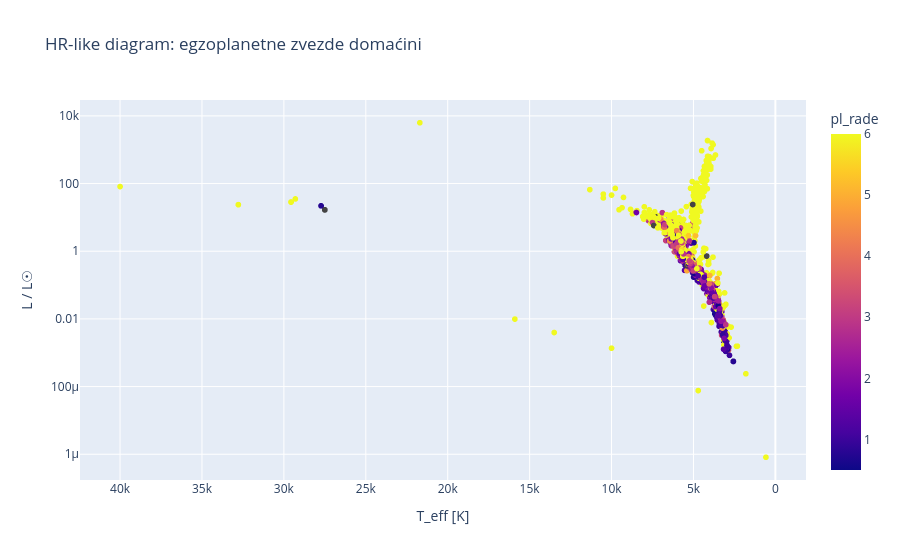

Notebook code cell kept with this figure:
### Code cell
df=raw.copy()
for col in COLUMNS:
    if col not in ('pl_name','hostname','discoverymethod'):
        df[col]=pd.to_numeric(df[col],errors='coerce')
df['lum_sb']=df['st_rad']**2*(df['st_teff']/5772.)**4
df['lum_archive']=10**df['st_lum']
mask=(df['lum_sb']>0)&np.isfinite(df['lum_sb'])
fig=px.scatter(df[mask], x='st_teff',y='lum_sb',color='pl_rade',
               hover_name='pl_name',log_y=True,range_color=[0.5,6],
               labels={'st_teff':'T_eff [K]','lum_sb':'L / L☉'},title='HR-like diagram: egzoplanetne zvezde domaćini')
fig.update_xaxes(autorange='reversed');fig.show()
valid=df[['lum_sb','lum_archive']].dropna().query('lum_sb>0 and lum_archive>0')
print('Median log10 luminosity discrepancy:',np.median(np.abs(np.log10(valid.lum_sb/valid.lum_archive))) if len(valid) else 'not available')

### Figure 1 — Plotly figure (JSON) as saved in the notebook; plotly's stock layout.template omitted (floating-point values rounded to 4 significant figures; data arrays with more than 128 entries replaced by an {"elided": "..."} marker saying what was removed)
{"data": [{"hovertemplate": "<b>%{hovertext}</b><br><br>T_eff [K]=%{x}<br>L / L☉=%{y}<br>pl_rade=%{marker.color}<extra></extra>", "hovertext": {"elided": "6116 str values"}, "legendgroup": "", "marker": {"color": {"elided": "6116 float values"}, "coloraxis": "coloraxis", "symbol": "circle"}, "mode": "markers", "name": "", "showlegend": false, "type": "scattergl", "x": {"elided": "6116 float values"}, "xaxis": "x", "y": {"elided": "6116 float values"}, "yaxis": "y"}], "layout": {"coloraxis": {"cmax": 6, "cmin": 0.5, "colorbar": {"title": {"text": "pl_rade"}}, "colorscale": [[0, "#0d0887"], [0.1111, "#46039f"], [0.2222, "#7201a8"], [0.3333, "#9c179e"], [0.4444, "#bd3786"], [0.5556, "#d8576b"], [0.6667, "#ed7953"], [0.7778, "#fb9f3a"], [0.8889, "#fdca26"], [1, "#f0f921"]]}, "legend": {"tracegroupgap": 0}, "title": {"text": "HR-like diagram: egzoplanetne zvezde domaćini"}, "xaxis": {"anchor": "y", "autorange": "reversed", "domain": [0, 1], "title": {"text": "T_eff [K]"}}, "yaxis": {"anchor": "x", "domain": [0, 1], "title": {"text": "L / L☉"}, "type": "log"}}}
